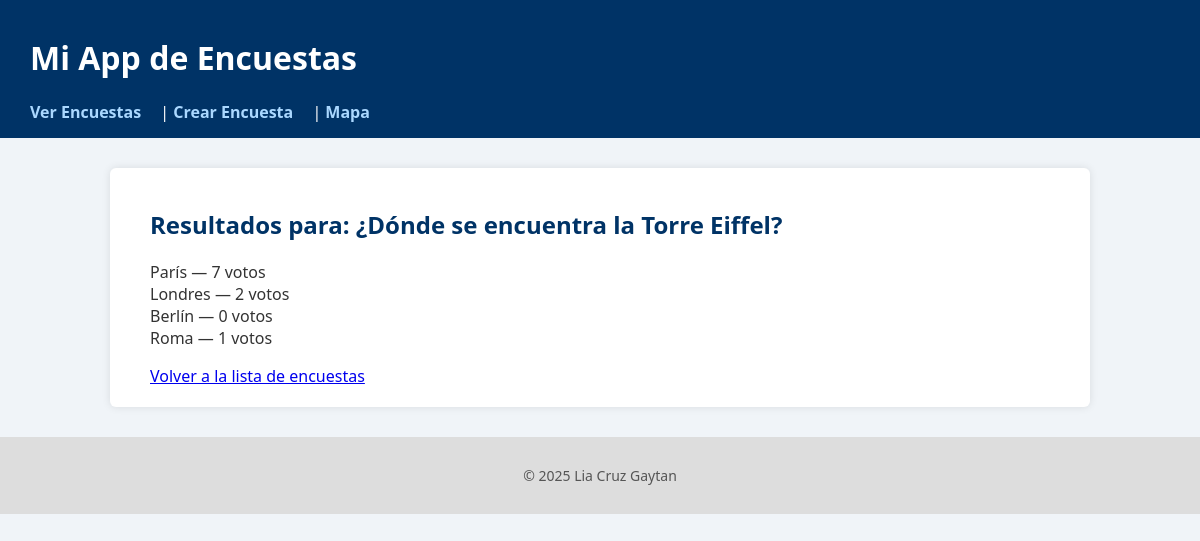
The page /polls/4/results/ on the database its author committed.
### polls/models.py (models this page shows, shortened)
class Question(models.Model):
    question_text = models.CharField(max_length=200)
    pub_date = models.DateTimeField("date published")

class Choice(models.Model):
    question = models.ForeignKey(Question, on_delete=models.CASCADE)
    choice_text = models.CharField(max_length=200)
    votes = models.IntegerField(default=0)

### polls/views.py (the view)
# urls.py: path("<int:question_id>/results/", views.results, name="results"), # Resultados
def results(request, question_id):
    question = get_object_or_404(Question, pk=question_id)
    return render(request, 'polls/results.html', {'question': question})

### polls/templates/polls/results.html (shortened to what this page needs)
{% extends 'polls/base.html' %}
{% block content %}
<h2>Resultados para: {{ question.question_text }}</h2>
<ul>
  {% for choice in question.choice_set.all %}
    <li>{{ choice.choice_text }} — {{ choice.votes }} votos</li>
  {% endfor %}
</ul>
<a href="{% url 'polls:index' %}">Volver a la lista de encuestas</a>
{% endblock %}

### polls/static/polls/style.css (style rules this page uses)
body { font-family: 'Segoe UI', Tahoma, Geneva, Verdana, sans-serif; background-color: #f0f4f8; color: #333; margin: 0; padding: 0; }
h1, h2, h3 { color: #003366; }
ul { list-style: none; padding: 0; }

### rows shown on the page
Question: question_text "¿Dónde se encuentra la Torre Eiffel?"
Choice: choice_text "París", votes "7"
Choice: choice_text "Londres", votes "2"
Choice: choice_text "Berlín", votes "0"
Choice: choice_text "Roma", votes "1"
